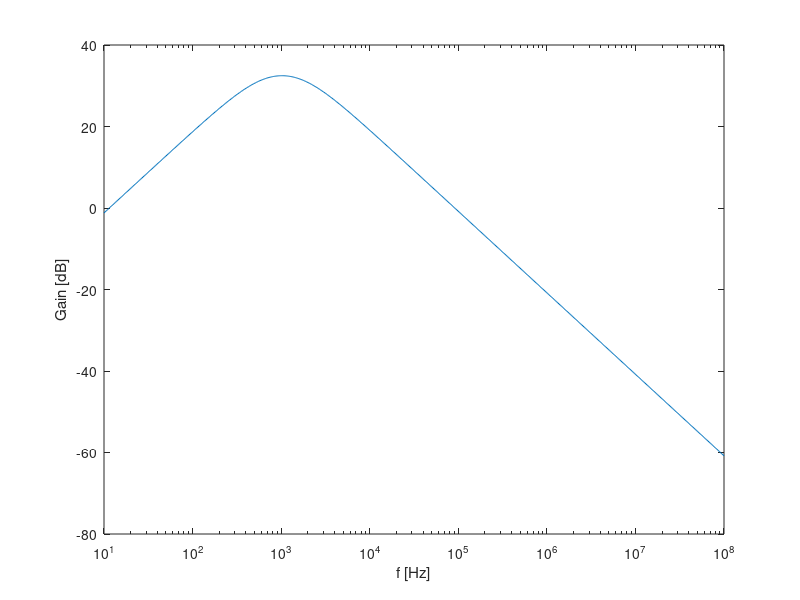

This chart was generated by the following MATLAB code:
close all
clear all

C1 = 220*10^(-9);
C2 = 220*10^(-9);
R1 = 1*10^3; %vamos ter de ver
R2 = 1/(1/(1*10^3) + (1/(1*10^3))); %vamos ter de ver
R3 = (100+100+100+10)*10^3; %vamos ter de ver
R4 = 1/(1/(10*10^3) + (1/(10*10^3)));

f = logspace(1, 8, 700);

for a = 1:1:700
  
  w = 2*pi*f(a);
  T = R1*C1*j*w/(1+j*w*R1*C1)*(1+R3/R4)/(1+j*w*R2*C2);

  G_dB(a) = 20*log10(abs(T));

endfor

wL = 1/(R1*C1);
wH = 1/(R2*C2);
w0 = (wL*wH)^0.5;

fL = wL/(2*pi);
fH = wH/(2*pi);
f0 = w0/(2*pi);

G_f0 = 20*log10(abs(R1*C1*j*w0/(1+j*w0*R1*C1)*(1+R3/R4)/(1+j*w0*R2*C2)));

hf1 = figure (1);
semilogx(f, G_dB);
xlabel ("f [Hz]");
ylabel ("Gain [dB]");
print(hf1, "gain_dB.eps", "-depsc");

cost = 1.3323*10^4 + 0.440*1 + (R1+R2+R3+R4)/1000;
merit = 1/(abs(R1*C1*j*w0/(1+j*w0*R1*C1)*(1+R3/R4)/(1+j*w0*R2*C2) - 100)*abs(f0 - 1000)*cost)

diary "results_tab.tex"
diary on
printf("$f_L$ & %f\n", fL);
printf("$f_H$ & %f\n", fH);
printf("$f_0$ & %f\n", f0);
printf("$G_{f_0}$ & %f\n", G_f0);
diary off
